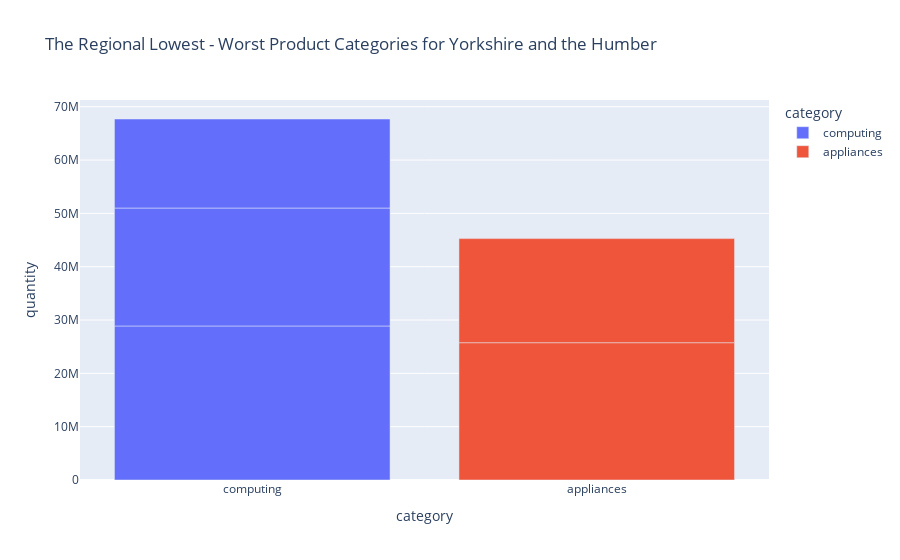

Notebook cell for this chart:
### Code cell
# Testing of visualised graphs using the color for categories to identify each column clearly
px.bar(bottom_five_prod_cat_region.head(), x='category', y='quantity', color='category', title=f'The Regional Lowest - Worst Product Categories for {region}'  )

### Figure 1 — Plotly figure (JSON) as saved in the notebook; plotly's stock layout.template omitted (floating-point values rounded to 4 significant figures)
{"data": [{"alignmentgroup": "True", "hovertemplate": "category=%{x}<br>quantity=%{y}<extra></extra>", "legendgroup": "computing", "marker": {"color": "#636efa", "pattern": {"shape": ""}}, "name": "computing", "offsetgroup": "computing", "orientation": "v", "showlegend": true, "textposition": "auto", "type": "bar", "x": ["computing", "computing", "computing"], "xaxis": "x", "y": [28885294, 22118407, 16693398], "yaxis": "y"}, {"alignmentgroup": "True", "hovertemplate": "category=%{x}<br>quantity=%{y}<extra></extra>", "legendgroup": "appliances", "marker": {"color": "#EF553B", "pattern": {"shape": ""}}, "name": "appliances", "offsetgroup": "appliances", "orientation": "v", "showlegend": true, "textposition": "auto", "type": "bar", "x": ["appliances", "appliances"], "xaxis": "x", "y": [25749711, 19514832], "yaxis": "y"}], "layout": {"barmode": "relative", "legend": {"title": {"text": "category"}, "tracegroupgap": 0}, "title": {"text": "The Regional Lowest - Worst Product Categories for Yorkshire and the Humber"}, "xaxis": {"anchor": "y", "categoryarray": ["computing", "appliances"], "categoryorder": "array", "domain": [0, 1], "title": {"text": "category"}}, "yaxis": {"anchor": "x", "domain": [0, 1], "title": {"text": "quantity"}}}}
